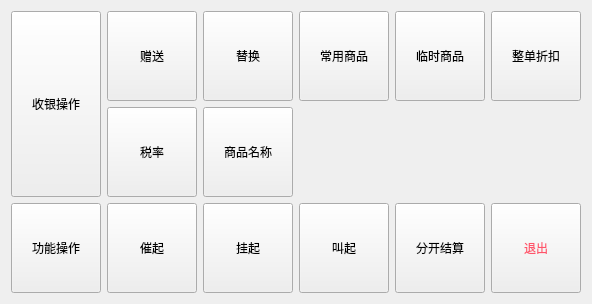
  <widget class="QFrame" name="frame_other_menu">
   <property name="geometry">
    <rect>
     <x>810</x>
     <y>270</y>
     <width>571</width>
     <height>301</height>
    </rect>
   </property>
   <property name="styleSheet">
    <string notr="true"/>
   </property>
   <property name="frameShape">
    <enum>QFrame::NoFrame</enum>
   </property>
   <property name="frameShadow">
    <enum>QFrame::Plain</enum>
   </property>
   <property name="lineWidth">
    <number>0</number>
   </property>
   <layout class="QGridLayout" name="gridLayout_2">
    <item row="0" column="1">
     <widget class="lds_pushbutton_wrap" name="pushButton_present">
      <property name="sizePolicy">
       <sizepolicy hsizetype="Expanding" vsizetype="Expanding">
        <horstretch>0</horstretch>
        <verstretch>0</verstretch>
       </sizepolicy>
      </property>
      <property name="minimumSize">
       <size>
        <width>90</width>
        <height>90</height>
       </size>
      </property>
      <property name="maximumSize">
       <size>
        <width>90</width>
        <height>90</height>
       </size>
      </property>
      <property name="font">
       <font>
        <weight>50</weight>
        <bold>false</bold>
       </font>
      </property>
      <property name="focusPolicy">
       <enum>Qt::NoFocus</enum>
      </property>
      <property name="styleSheet">
       <string notr="true"/>
      </property>
      <property name="text">
       <string>赠送</string>
      </property>
      <property name="outer_stylesheet" stdset="0">
       <string>pushbutton_dish</string>
      </property>
     </widget>
    </item>
    <item row="2" column="1">
     <widget class="lds_pushbutton_wrap" name="pushButton_cuicai">
      <property name="sizePolicy">
       <sizepolicy hsizetype="Expanding" vsizetype="Expanding">
        <horstretch>0</horstretch>
        <verstretch>0</verstretch>
       </sizepolicy>
      </property>
      <property name="minimumSize">
       <size>
        <width>90</width>
        <height>90</height>
       </size>
      </property>
      <property name="maximumSize">
       <size>
        <width>90</width>
        <height>90</height>
       </size>
      </property>
      <property name="font">
       <font>
        <weight>50</weight>
        <bold>false</bold>
       </font>
      </property>
      <property name="focusPolicy">
       <enum>Qt::NoFocus</enum>
      </property>
      <property name="styleSheet">
       <string notr="true"/>
      </property>
      <property name="text">
       <string>催起</string>
      </property>
      <property name="outer_stylesheet" stdset="0">
       <string>pushbutton_dish</string>
      </property>
     </widget>
    </item>
    <item row="0" column="3">
     <widget class="lds_pushbutton_wrap" name="pushButton_changyong">
      <property name="sizePolicy">
       <sizepolicy hsizetype="Expanding" vsizetype="Expanding">
        <horstretch>0</horstretch>
        <verstretch>0</verstretch>
       </sizepolicy>
      </property>
      <property name="minimumSize">
       <size>
        <width>90</width>
        <height>90</height>
       </size>
      </property>
      <property name="maximumSize">
       <size>
        <width>90</width>
        <height>90</height>
       </size>
      </property>
      <property name="font">
       <font>
        <weight>50</weight>
        <bold>false</bold>
       </font>
      </property>
      <property name="focusPolicy">
       <enum>Qt::NoFocus</enum>
      </property>
      <property name="styleSheet">
       <string notr="true"/>
      </property>
      <property name="text">
       <string>常用商品</string>
      </property>
      <property name="outer_stylesheet" stdset="0">
       <string>pushbutton_dish</string>
      </property>
     </widget>
    </item>
    <item row="2" column="4">
     <widget class="lds_pushbutton_wrap" name="pushButton_paysomedish">
      <property name="sizePolicy">
       <sizepolicy hsizetype="Expanding" vsizetype="Expanding">
        <horstretch>0</horstretch>
        <verstretch>0</verstretch>
       </sizepolicy>
      </property>
      <property name="minimumSize">
       <size>
        <width>90</width>
        <height>90</height>
       </size>
      </property>
      <property name="maximumSize">
       <size>
        <width>90</width>
        <height>90</height>
       </size>
      </property>
      <property name="font">
       <font>
        <weight>50</weight>
        <bold>false</bold>
       </font>
      </property>
      <property name="focusPolicy">
       <enum>Qt::NoFocus</enum>
      </property>
      <property name="styleSheet">
       <string notr="true"/>
      </property>
      <property name="text">
       <string>分开结算</string>
      </property>
      <property name="outer_stylesheet" stdset="0">
       <string>pushbutton_dish</string>
      </property>
     </widget>
    </item>
    <item row="0" column="4">
     <widget class="lds_pushbutton_wrap" name="pushButton_dishtmp">
      <property name="sizePolicy">
       <sizepolicy hsizetype="Expanding" vsizetype="Expanding">
        <horstretch>0</horstretch>
        <verstretch>0</verstretch>
       </sizepolicy>
      </property>
      <property name="minimumSize">
       <size>
        <width>90</width>
        <height>90</height>
       </size>
      </property>
      <property name="maximumSize">
       <size>
        <width>90</width>
        <height>90</height>
       </size>
      </property>
      <property name="font">
       <font>
        <weight>50</weight>
        <bold>false</bold>
       </font>
      </property>
      <property name="focusPolicy">
       <enum>Qt::NoFocus</enum>
      </property>
      <property name="styleSheet">
       <string notr="true"/>
      </property>
      <property name="text">
       <string>临时商品</string>
      </property>
      <property name="outer_stylesheet" stdset="0">
       <string>pushbutton_dish</string>
      </property>
     </widget>
    </item>
    <item row="0" column="6">
     <widget class="lds_pushbutton_wrap" name="pushButton_discount_bill">
      <property name="sizePolicy">
       <sizepolicy hsizetype="Expanding" vsizetype="Expanding">
        <horstretch>0</horstretch>
        <verstretch>0</verstretch>
       </sizepolicy>
      </property>
      <property name="minimumSize">
       <size>
        <width>90</width>
        <height>90</height>
       </size>
      </property>
      <property name="maximumSize">
       <size>
        <width>90</width>
        <height>90</height>
       </size>
      </property>
      <property name="font">
       <font>
        <weight>50</weight>
        <bold>false</bold>
       </font>
      </property>
      <property name="focusPolicy">
       <enum>Qt::NoFocus</enum>
      </property>
      <property name="styleSheet">
       <string notr="true"/>
      </property>
      <property name="text">
       <string>整单折扣</string>
      </property>
      <property name="outer_stylesheet" stdset="0">
       <string>pushbutton_dish</string>
      </property>
     </widget>
    </item>
    <item row="2" column="2">
     <widget class="lds_pushbutton_wrap" name="pushButton_guaqi">
      <property name="sizePolicy">
       <sizepolicy hsizetype="Expanding" vsizetype="Expanding">
        <horstretch>0</horstretch>
        <verstretch>0</verstretch>
       </sizepolicy>
      </property>
      <property name="minimumSize">
       <size>
        <width>90</width>
        <height>90</height>
       </size>
      </property>
      <property name="maximumSize">
       <size>
        <width>90</width>
        <height>90</height>
       </size>
      </property>
      <property name="font">
       <font>
        <weight>50</weight>
        <bold>false</bold>
       </font>
      </property>
      <property name="focusPolicy">
       <enum>Qt::NoFocus</enum>
      </property>
      <property name="styleSheet">
       <string notr="true"/>
      </property>
      <property name="text">
       <string>挂起</string>
      </property>
      <property name="outer_stylesheet" stdset="0">
       <string>pushbutton_dish</string>
      </property>
     </widget>
    </item>
    <item row="2" column="3">
     <widget class="lds_pushbutton_wrap" name="pushButton_jiaodan">
      <property name="sizePolicy">
       <sizepolicy hsizetype="Expanding" vsizetype="Expanding">
        <horstretch>0</horstretch>
        <verstretch>0</verstretch>
       </sizepolicy>
      </property>
      <property name="minimumSize">
       <size>
        <width>90</width>
        <height>90</height>
       </size>
      </property>
      <property name="maximumSize">
       <size>
        <width>90</width>
        <height>90</height>
       </size>
      </property>
      <property name="font">
       <font>
        <weight>50</weight>
        <bold>false</bold>
       </font>
      </property>
      <property name="focusPolicy">
       <enum>Qt::NoFocus</enum>
      </property>
      <property name="styleSheet">
       <string notr="true"/>
      </property>
      <property name="text">
       <string>叫起</string>
      </property>
      <property name="outer_stylesheet" stdset="0">
       <string>pushbutton_dish</string>
      </property>
     </widget>
    </item>
    <item row="0" column="2">
     <widget class="lds_pushbutton_wrap" name="pushButton_change">
      <property name="sizePolicy">
       <sizepolicy hsizetype="Expanding" vsizetype="Expanding">
        <horstretch>0</horstretch>
        <verstretch>0</verstretch>
       </sizepolicy>
      </property>
      <property name="minimumSize">
       <size>
        <width>90</width>
        <height>90</height>
       </size>
      </property>
      <property name="maximumSize">
       <size>
        <width>90</width>
        <height>90</height>
       </size>
      </property>
      <property name="font">
       <font>
        <weight>50</weight>
        <bold>false</bold>
       </font>
      </property>
      <property name="focusPolicy">
       <enum>Qt::NoFocus</enum>
      </property>
      <property name="styleSheet">
       <string notr="true"/>
      </property>
      <property name="text">
       <string>替换</string>
      </property>
      <property name="outer_stylesheet" stdset="0">
       <string>pushbutton_dish</string>
      </property>
     </widget>
    </item>
    <item row="2" column="6">
     <widget class="lds_pushbutton_wrap" name="pushButton_tuichu">
      <property name="sizePolicy">
       <sizepolicy hsizetype="Expanding" vsizetype="Expanding">
        <horstretch>0</horstretch>
        <verstretch>0</verstretch>
       </sizepolicy>
      </property>
      <property name="minimumSize">
       <size>
        <width>90</width>
        <height>90</height>
       </size>
      </property>
      <property name="maximumSize">
       <size>
        <width>90</width>
        <height>90</height>
       </size>
      </property>
      <property name="font">
       <font>
        <weight>50</weight>
        <bold>false</bold>
       </font>
      </property>
      <property name="focusPolicy">
       <enum>Qt::NoFocus</enum>
      </property>
      <property name="styleSheet">
       <string notr="true">color:#ff546b;</string>
      </property>
      <property name="text">
       <string>退出</string>
      </property>
      <property name="outer_stylesheet" stdset="0">
       <string>pushbutton_dish</string>
      </property>
     </widget>
    </item>
    <item row="2" column="0">
     <widget class="lds_pushbutton_wrap_noPress" name="pushButton_list_3">
      <property name="sizePolicy">
       <sizepolicy hsizetype="Expanding" vsizetype="Expanding">
        <horstretch>0</horstretch>
        <verstretch>0</verstretch>
       </sizepolicy>
      </property>
      <property name="minimumSize">
       <size>
        <width>90</width>
        <height>90</height>
       </size>
      </property>
      <property name="maximumSize">
       <size>
        <width>90</width>
        <height>90</height>
       </size>
      </property>
      <property name="font">
       <font>
        <weight>50</weight>
        <bold>false</bold>
       </font>
      </property>
      <property name="focusPolicy">
       <enum>Qt::NoFocus</enum>
      </property>
      <property name="styleSheet">
       <string notr="true"/>
      </property>
      <property name="text">
       <string>功能操作</string>
      </property>
      <property name="outer_stylesheet" stdset="0">
       <string>pushbutton_type</string>
      </property>
     </widget>
    </item>
    <item row="1" column="1">
     <widget class="lds_pushbutton_wrap" name="pushButton_sys_tax">
      <property name="sizePolicy">
       <sizepolicy hsizetype="Expanding" vsizetype="Expanding">
        <horstretch>0</horstretch>
        <verstretch>0</verstretch>
       </sizepolicy>
      </property>
      <property name="minimumSize">
       <size>
        <width>90</width>
        <height>90</height>
       </size>
      </property>
      <property name="maximumSize">
       <size>
        <width>90</width>
        <height>90</height>
       </size>
      </property>
      <property name="font">
       <font>
        <weight>50</weight>
        <bold>false</bold>
       </font>
      </property>
      <property name="focusPolicy">
       <enum>Qt::NoFocus</enum>
      </property>
      <property name="styleSheet">
       <string notr="true"/>
      </property>
      <property name="text">
       <string>税率</string>
      </property>
      <property name="outer_stylesheet" stdset="0">
       <string>pushbutton_dish</string>
      </property>
     </widget>
    </item>
    <item row="0" column="0" rowspan="2">
     <widget class="lds_pushbutton_wrap_noPress" name="pushButton_list">
      <property name="sizePolicy">
       <sizepolicy hsizetype="Expanding" vsizetype="Expanding">
        <horstretch>0</horstretch>
        <verstretch>0</verstretch>
       </sizepolicy>
      </property>
      <property name="minimumSize">
       <size>
        <width>90</width>
        <height>90</height>
       </size>
      </property>
      <property name="font">
       <font>
        <weight>50</weight>
        <bold>false</bold>
       </font>
      </property>
      <property name="focusPolicy">
       <enum>Qt::NoFocus</enum>
      </property>
      <property name="styleSheet">
       <string notr="true"/>
      </property>
      <property name="text">
       <string>收银操作</string>
      </property>
      <property name="outer_stylesheet" stdset="0">
       <string>pushbutton_type</string>
      </property>
     </widget>
    </item>
    <item row="1" column="2">
     <widget class="lds_pushbutton_wrap" name="pushButton_dishname_switch">
      <property name="sizePolicy">
       <sizepolicy hsizetype="Expanding" vsizetype="Expanding">
        <horstretch>0</horstretch>
        <verstretch>0</verstretch>
       </sizepolicy>
      </property>
      <property name="minimumSize">
       <size>
        <width>90</width>
        <height>90</height>
       </size>
      </property>
      <property name="maximumSize">
       <size>
        <width>90</width>
        <height>90</height>
       </size>
      </property>
      <property name="font">
       <font>
        <weight>50</weight>
        <bold>false</bold>
       </font>
      </property>
      <property name="focusPolicy">
       <enum>Qt::NoFocus</enum>
      </property>
      <property name="styleSheet">
       <string notr="true"/>
      </property>
      <property name="text">
       <string>商品名称</string>
      </property>
      <property name="outer_stylesheet" stdset="0">
       <string>pushbutton_dish</string>
      </property>
     </widget>
    </item>
   </layout>
  </widget>
